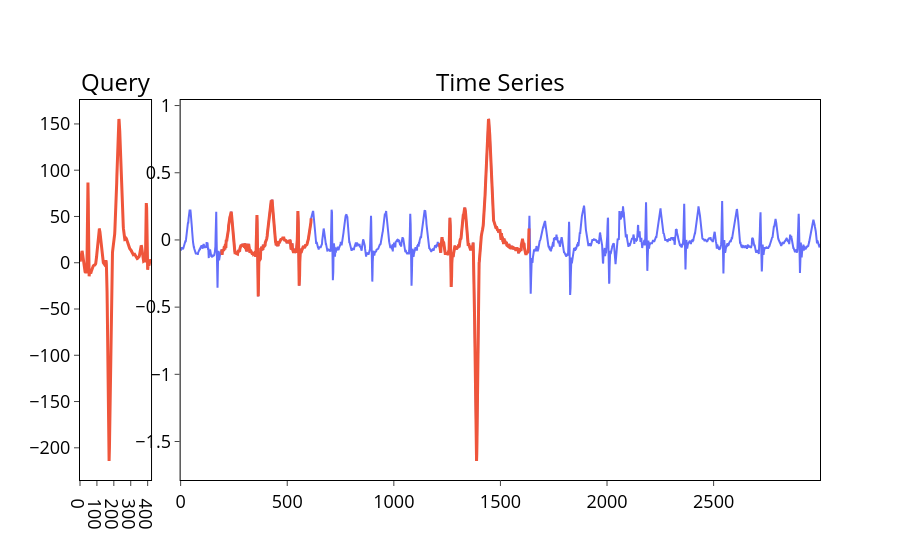

The cell this chart's notebook holds for it:
### Code cell
plot_bestmatch_results(ts, query, mass_bestmatch_results)

### Figure 1 — Plotly figure (JSON) as saved in the notebook; plotly's stock layout.template omitted (floating-point values rounded to 4 significant figures; data arrays with more than 128 entries replaced by an {"elided": "..."} marker saying what was removed)
{"data": [{"line": {"color": "#EF553B", "width": 3}, "type": "scatter", "x": {"elided": "421 int values"}, "xaxis": "x", "y": {"elided": "421 float values"}, "yaxis": "y"}, {"line": {"color": "#636EFA", "width": 2}, "name": "Time Series", "type": "scatter", "x": {"elided": "3000 int values"}, "xaxis": "x2", "y": {"elided": "3000 float values"}, "yaxis": "y2"}, {"line": {"color": "#EF553B", "width": 3}, "name": "Match @ 1214", "type": "scatter", "x": {"elided": "421 int values"}, "xaxis": "x2", "y": {"elided": "421 float values"}, "yaxis": "y2"}, {"line": {"color": "#EF553B", "width": 3}, "name": "Match @ 192", "type": "scatter", "x": {"elided": "421 int values"}, "xaxis": "x2", "y": {"elided": "421 float values"}, "yaxis": "y2"}], "layout": {"annotations": [{"font": {"color": "black", "size": 24}, "showarrow": false, "text": "Query", "x": 0.048, "xanchor": "center", "xref": "paper", "y": 1, "yanchor": "bottom", "yref": "paper"}, {"font": {"color": "black", "size": 24}, "showarrow": false, "text": "Time Series", "x": 0.568, "xanchor": "center", "xref": "paper", "y": 1, "yanchor": "bottom", "yref": "paper"}], "autosize": true, "paper_bgcolor": "rgba(0, 0, 0, 0)", "plot_bgcolor": "rgba(0, 0, 0, 0)", "showlegend": false, "title": {"x": 0.5}, "xaxis": {"anchor": "y", "autorange": true, "domain": [0, 0.096], "linecolor": "#000", "linewidth": 1, "mirror": true, "range": [0, 420], "showgrid": false, "tickfont": {"color": "black", "size": 18}, "ticks": "outside", "tickwidth": 1, "type": "linear"}, "xaxis2": {"anchor": "y2", "autorange": true, "domain": [0.136, 1], "linecolor": "#000", "linewidth": 1, "mirror": true, "range": [0, 2999], "showgrid": false, "tickfont": {"color": "black", "size": 18}, "ticks": "outside", "tickwidth": 1, "type": "linear"}, "yaxis": {"anchor": "x", "autorange": true, "domain": [0, 1], "linecolor": "#000", "linewidth": 1, "mirror": true, "range": [-234.8, 175.9], "showgrid": false, "tickfont": {"color": "black", "size": 18}, "ticks": "outside", "tickwidth": 1, "type": "linear", "zeroline": false}, "yaxis2": {"anchor": "x2", "autorange": true, "domain": [0, 1], "linecolor": "#000", "linewidth": 1, "mirror": true, "range": [-1.786, 1.041], "showgrid": false, "tickfont": {"color": "black", "size": 18}, "ticks": "outside", "tickwidth": 1, "type": "linear", "zeroline": false}}}
